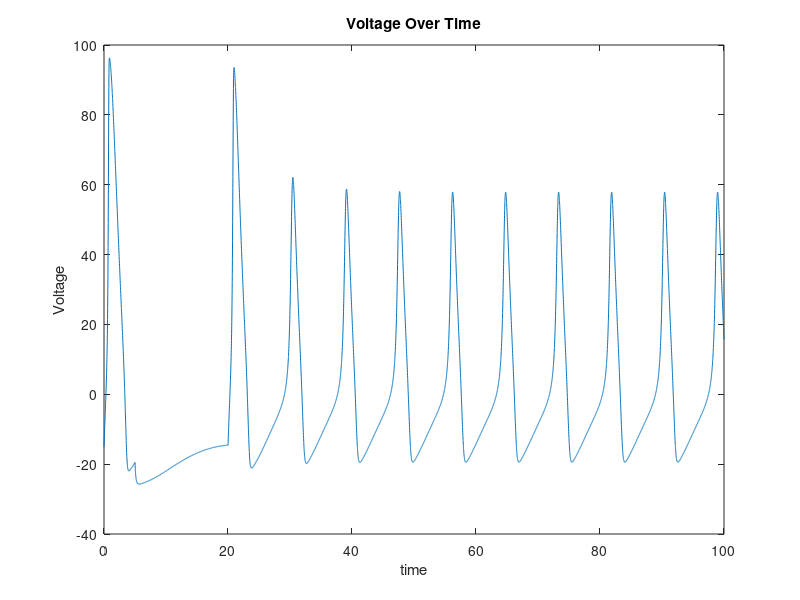
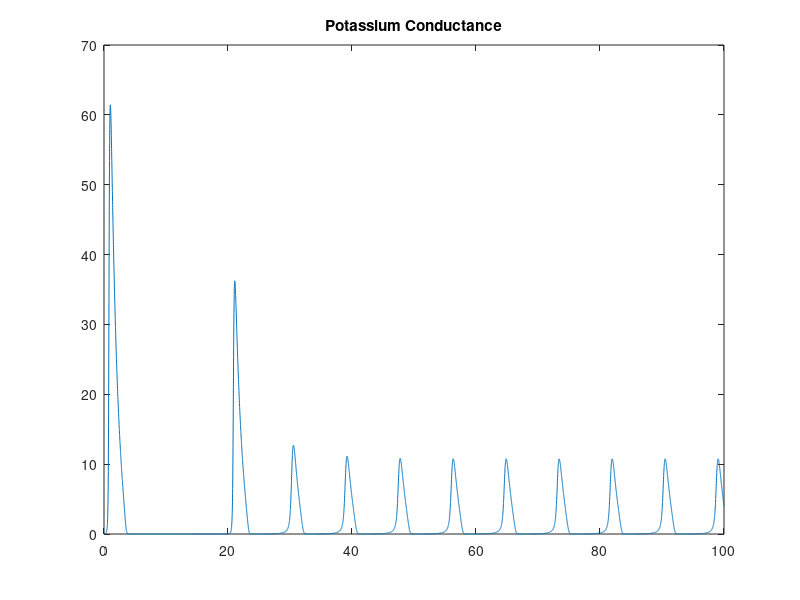
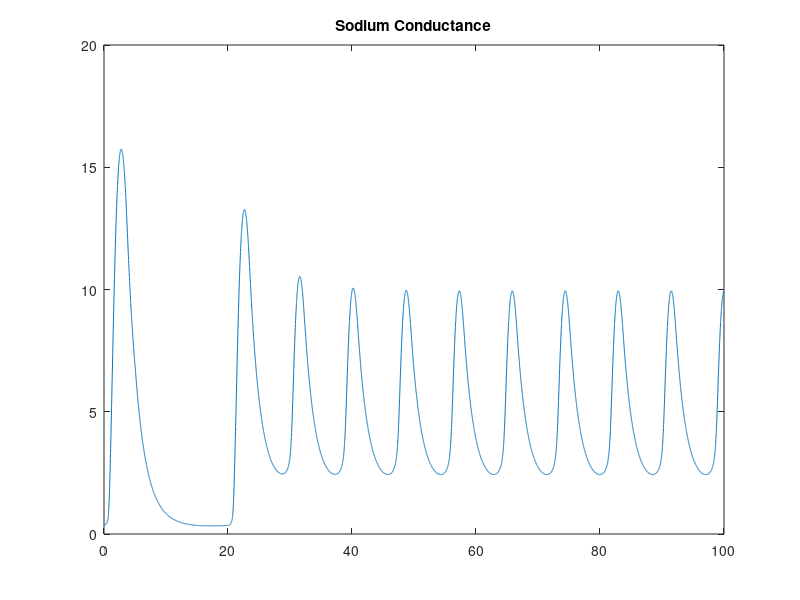

MATLAB code for these plots, in order:

simTime=100;
deltaT=.01;
t=0:deltaT:simTime;

changeTimes=(0);
currentLevels=(50);

I(1:500)=currentLevels; I(501:2000)=0; I(2001:numel(t))=currentLevels;
%Resting potentials
gK=36;gNa=120;gL=.3;
EK=-12; ENa=115; EL=10.6;
C=1;
%state variables
%v=;
%m=;
%n=;
%h=;
%alphas/betas initial
V=0;
alpha_n=.01*((10-V)/(exp((10-V)/10)-1));
beta_n=.125*exp(-V/80);
alpha_m=.1*((25-V)/(exp((25-V)/10)-1));
beta_m=4*exp(-V/18);
alpha_h=.07*exp(-V/20);
beta_h= 1/exp((30-V/10)+1);

n(1)= alpha_n/(alpha_n+beta_n);
m(1)=alpha_m/(alpha_m+beta_m);
h(1)=alpha_h/(alpha_h+beta_h);

for i=1:numel(t)-1
    %V=0
    alpha_n(i)=.01*((10-V(i))/(exp((10-V(i))/10)-1));
    beta_n(i)=.125*exp(-V(i)/80);
    alpha_m(i)=.1*((25-V(i))/(exp((25-V(i))/10)-1));
    beta_m(i)=4*exp(-V(i)/18);
    alpha_h(i)=.07*exp(-V(i)/20);
    beta_h(i)= 1/(exp((30-V(i))/10)+1);

    %currents
    I_Na=(m(i)^3)*gNa*h(i)*(V(i)-ENa);
    I_K=(n(i)^4)*gK*(V(i)-EK);
    I_L=gL*(V(i)-EL);
    I_ion=I(i)-I_K-I_Na-I_L;
    
    %derivatives
    V(i+1)=V(i)+deltaT*I_ion/C;
    n(i+1)=n(i)+deltaT*(alpha_n(i)*(1-n(i))-beta_n(i)*n(i));
    m(i+1)=m(i)+deltaT*(alpha_m(i)*(1-m(i))-beta_m(i)*m(i));
    h(i+1)=h(i)+deltaT*(alpha_h(i)*(1-h(i))-beta_h(i)*h(i));
end

V=V-15;
plot(t,V);
ylabel('Voltage')
xlabel('time')
title('Voltage Over Time');

figure
p1=plot(t,gNa*(m.^3).*h);
title('Potassium Conductance')
figure
p2=plot(t,gK*(n.^4));
title('Sodium Conductance')
